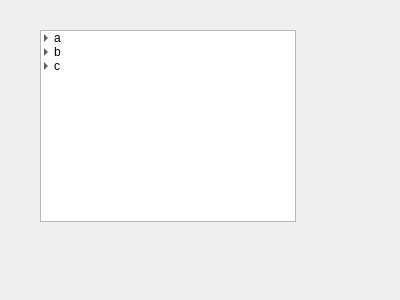
<?xml version="1.0" encoding="UTF-8"?>
<ui version="4.0">
 <class>Form</class>
 <widget class="QWidget" name="Form">
  <property name="geometry">
   <rect>
    <x>0</x>
    <y>0</y>
    <width>400</width>
    <height>300</height>
   </rect>
  </property>
  <property name="windowTitle">
   <string>Form</string>
  </property>
  <widget class="QTreeWidget" name="treeWidget">
   <property name="geometry">
    <rect>
     <x>40</x>
     <y>30</y>
     <width>256</width>
     <height>192</height>
    </rect>
   </property>
   <property name="frameShadow">
    <enum>QFrame::Sunken</enum>
   </property>
   <property name="lineWidth">
    <number>1</number>
   </property>
   <property name="dragEnabled">
    <bool>true</bool>
   </property>
   <property name="dragDropOverwriteMode">
    <bool>false</bool>
   </property>
   <property name="dragDropMode">
    <enum>QAbstractItemView::InternalMove</enum>
   </property>
   <property name="selectionMode">
    <enum>QAbstractItemView::ExtendedSelection</enum>
   </property>
   <property name="textElideMode">
    <enum>Qt::ElideRight</enum>
   </property>
   <property name="indentation">
    <number>10</number>
   </property>
   <property name="animated">
    <bool>true</bool>
   </property>
   <property name="wordWrap">
    <bool>false</bool>
   </property>
   <attribute name="headerVisible">
    <bool>false</bool>
   </attribute>
   <column>
    <property name="text">
     <string>1</string>
    </property>
   </column>
   <item>
    <property name="text">
     <string>a</string>
    </property>
    <item>
     <property name="text">
      <string>aa</string>
     </property>
    </item>
    <item>
     <property name="text">
      <string>ab</string>
     </property>
    </item>
   </item>
   <item>
    <property name="text">
     <string>b</string>
    </property>
    <item>
     <property name="text">
      <string>ba</string>
     </property>
    </item>
    <item>
     <property name="text">
      <string>bb</string>
     </property>
    </item>
   </item>
   <item>
    <property name="text">
     <string>c</string>
    </property>
    <item>
     <property name="text">
      <string>ca</string>
     </property>
    </item>
    <item>
     <property name="text">
      <string>cb</string>
     </property>
    </item>
   </item>
  </widget>
 </widget>
 <resources/>
 <connections/>
</ui>
